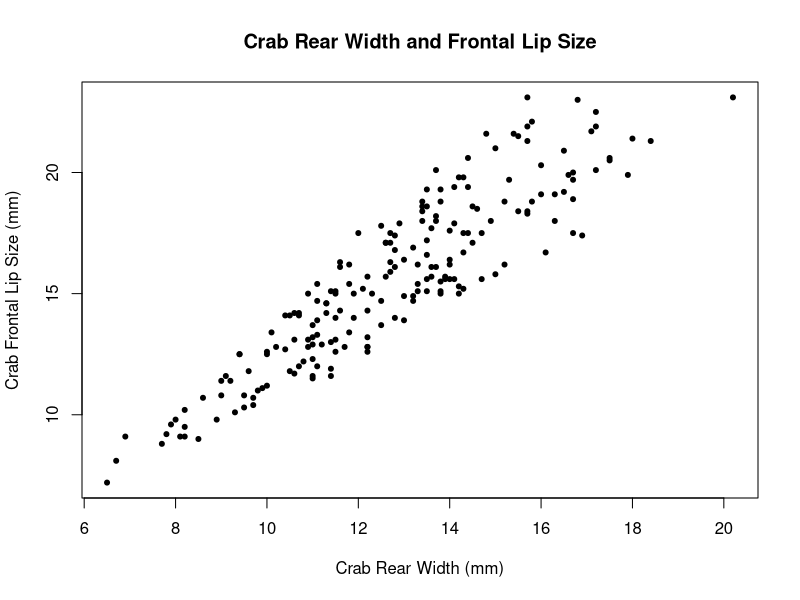
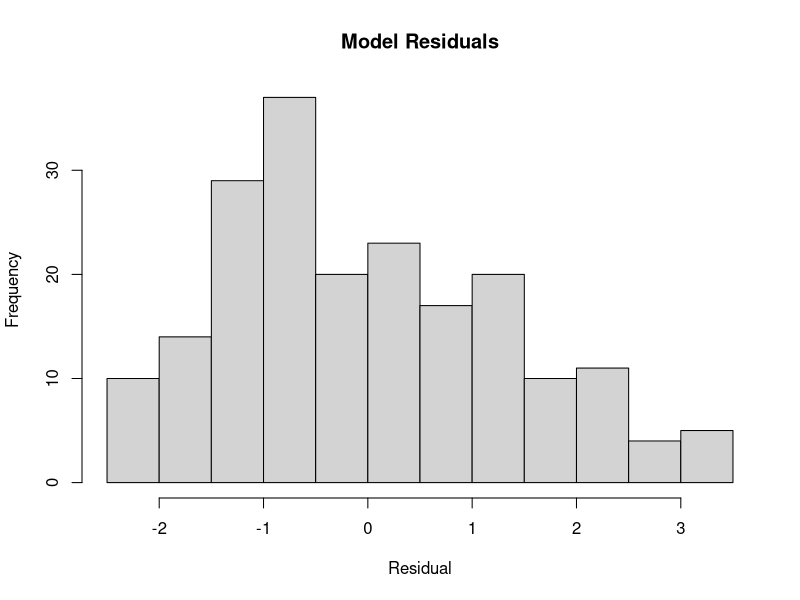
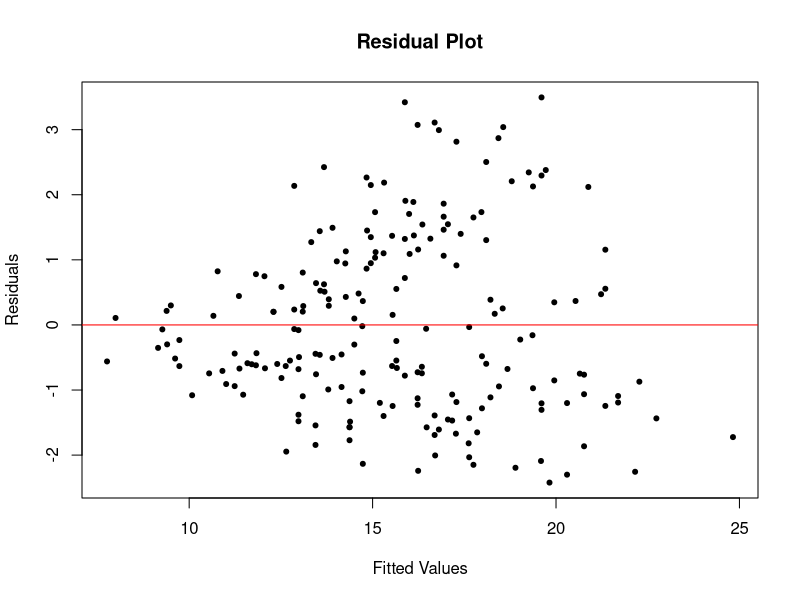

Generate these figures, in order, with R:
## ---- chunk 1
knitr::opts_chunk$set(fig.height=4.5, fig.width=5.5, warning=FALSE, tidy=TRUE, tidy.opts=list(width.cutoff=60))
## ---- chunk 2
crabs <- read.csv('Handout12_crabs.csv') 
summary(crabs)
## ---- chunk 3
#Define our GLM
my_glm <- lm(FL ~ Color + RW, data=crabs)
## ---- chunk 4
#Confirm linearity of numeric predictors
plot(crabs$RW, crabs$FL, xlab='Crab Rear Width (mm)', ylab= 'Crab Frontal Lip Size (mm)', main='Crab Rear Width and Frontal Lip Size', pch=20)
#Confirm normality of residuals
hist(my_glm$residuals, main='Model Residuals', xlab='Residual', col='light grey', right=F)
#Confirm equal variance
plot(my_glm$fitted.values, my_glm$residuals, xlab= 'Fitted Values', ylab='Residuals', main='Residual Plot', pch=20)
abline(h=0, col='red') 
## ---- chunk 5
#View results of GLM
summary(my_glm)
## ---- chunk 6
#Adjusted R-squared
summary(my_glm)$adj.r.squared
## ---- chunk 7
#Create centered RW
crabs$RW_c <- crabs$RW - mean(crabs$RW)
## ---- chunk 8
#Run a GLM with interaction
my_glm_int <- lm(FL ~ Color*RW_c, data=crabs)
summary(my_glm_int)
